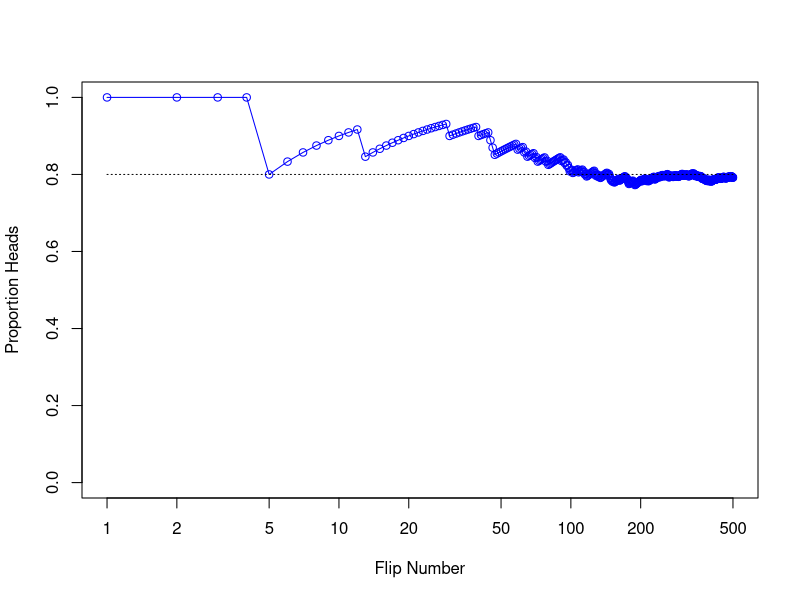
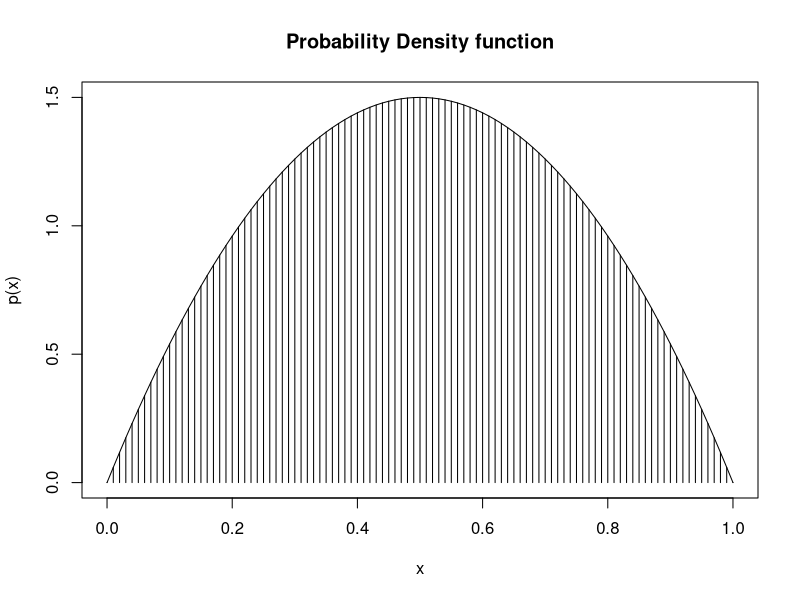
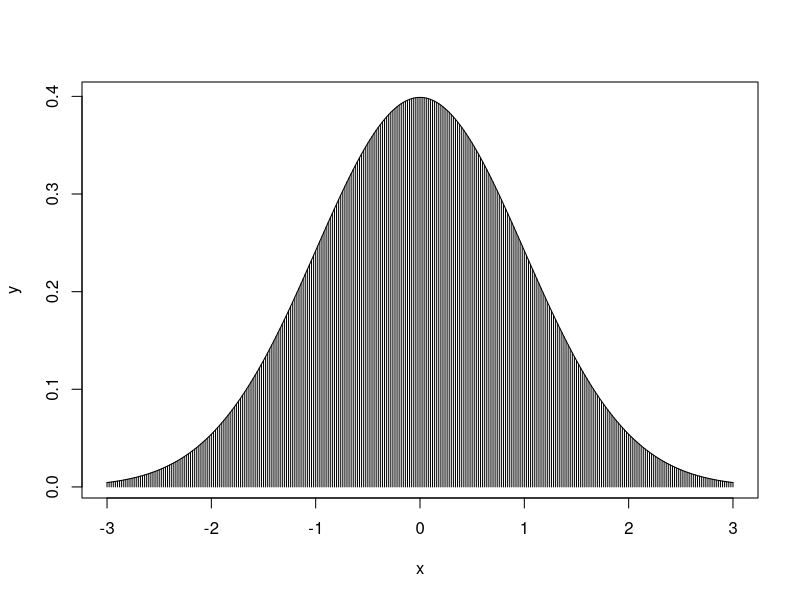

R code for these plots, in order:
## ---- chunk 1
# Goal: toss a coin N times and get the running proportion of heads
N <- 500
p.heads <- 0.8 # Assume biased coin

# Heads = 1, Tails=0
flipsequence <- sample(x=c(0,1), prob=c(1-p.heads,p.heads), size=N, replace=TRUE) 

r <- cumsum(flipsequence)
n <- 1:N

runprop <- r/n
## ---- chunk 2
plot(n, runprop, type="o", ylim=c(0,1), xlim=c(1,N), log='x', ylab="Proportion Heads", xlab="Flip Number", lwd="1", col="blue")
lines(c(1, N), c(p.heads, p.heads), lty=3)
## ---- chunk 3
cards <- c("9", "10", "Jack", "Queen", "King", "Ace")
suits <- c("Hearts", "Diamonds", "Spades", "Clubs")

draws <- cbind.data.frame(sample(cards, size=1000000, replace=TRUE), 
                          sample(suits, size=1000000, replace=TRUE))

length(draws[which(draws[,1]=='10'),1])/length(draws[,1])
length(draws[which(draws[,1]=='10'|draws[,1]=='Jack'),1])/length(draws[,1])
## ---- chunk 4

dx <- 0.01
x <- seq(0,1,dx)
y <- 6*x*(1-x)
plot(x, y, type="h", ylab="p(x)", main="Probability Density function", lwd="1")
lines(x,y, lwd="1")
area <- sum(dx*y)
## ---- chunk 5
mean <- 0 # Plot mean value
stdval <- 1 # State standard dev
xlow <- mean - 3*stdval # Determine x low
xhigh <- mean + 3*stdval # Determine higher x lim
dx <- 0.02 # determine small change
x <- seq(xlow, xhigh, dx) # Generate seq of x's
y <- (1/(stdval * sqrt(2*pi))) * exp(-0.5 * ((x-mean)/stdval)^2) # Get y values for each x

plot(x,y, type="h", xlim=c(-3,3))
lines(x,y)
## ---- chunk 6
require(xtable)
require(knitr)
mat <- matrix(c(0.3,0.6,0.1, .6,.3,.1, .3,.1,.6), ncol=3, nrow=3, byrow=TRUE,
                    dimnames = list(c("1st", "6th", "11th"), c("Ice Cream", "Fruit", "French Fries")))
kable(mat)
## ---- chunk 7
p_joint <-  mat *c(.2,.2,.6)

kable(p_joint)
